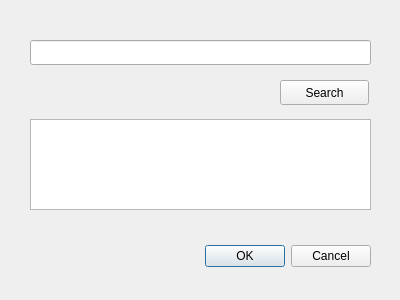
<?xml version="1.0" encoding="UTF-8"?>
<ui version="4.0">
 <class>SearchWindow</class>
 <widget class="QDialog" name="SearchWindow">
  <property name="geometry">
   <rect>
    <x>0</x>
    <y>0</y>
    <width>400</width>
    <height>300</height>
   </rect>
  </property>
  <property name="windowTitle">
   <string>Dialog</string>
  </property>
  <widget class="QDialogButtonBox" name="buttonBox">
   <property name="geometry">
    <rect>
     <x>30</x>
     <y>240</y>
     <width>341</width>
     <height>32</height>
    </rect>
   </property>
   <property name="orientation">
    <enum>Qt::Horizontal</enum>
   </property>
   <property name="standardButtons">
    <set>QDialogButtonBox::Cancel|QDialogButtonBox::Ok</set>
   </property>
  </widget>
  <widget class="QLineEdit" name="searchLineEdt">
   <property name="geometry">
    <rect>
     <x>30</x>
     <y>40</y>
     <width>341</width>
     <height>25</height>
    </rect>
   </property>
  </widget>
  <widget class="QPushButton" name="SearchBtn">
   <property name="geometry">
    <rect>
     <x>280</x>
     <y>80</y>
     <width>89</width>
     <height>25</height>
    </rect>
   </property>
   <property name="text">
    <string>Search</string>
   </property>
  </widget>
  <widget class="QTextEdit" name="resultTextEdit">
   <property name="geometry">
    <rect>
     <x>30</x>
     <y>119</y>
     <width>341</width>
     <height>91</height>
    </rect>
   </property>
  </widget>
 </widget>
 <resources/>
 <connections>
  <connection>
   <sender>buttonBox</sender>
   <signal>accepted()</signal>
   <receiver>SearchWindow</receiver>
   <slot>accept()</slot>
   <hints>
    <hint type="sourcelabel">
     <x>248</x>
     <y>254</y>
    </hint>
    <hint type="destinationlabel">
     <x>157</x>
     <y>274</y>
    </hint>
   </hints>
  </connection>
  <connection>
   <sender>buttonBox</sender>
   <signal>rejected()</signal>
   <receiver>SearchWindow</receiver>
   <slot>reject()</slot>
   <hints>
    <hint type="sourcelabel">
     <x>316</x>
     <y>260</y>
    </hint>
    <hint type="destinationlabel">
     <x>286</x>
     <y>274</y>
    </hint>
   </hints>
  </connection>
 </connections>
</ui>
